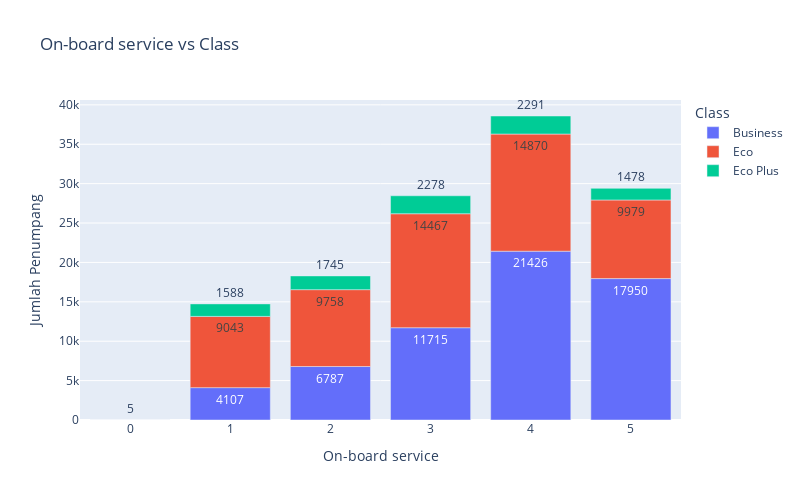

The notebook cell saved with this chart:
### Code cell
df_board = df_merge.groupby(['On-board service', 'Class']).size().reset_index(name='Jumlah')

fig_bar_board = px.bar(df_board, x='On-board service', y='Jumlah', color='Class', title='On-board service vs Class', 
                      labels={'On-board service': 'On-board service', 'Jumlah': 'Jumlah Penumpang'}, text='Jumlah')
fig_bar_board.update_layout(width=800, height=500)
fig_bar_board.show()

### Figure 1 — Plotly figure (JSON) as saved in the notebook; plotly's stock layout.template omitted (floating-point values rounded to 4 significant figures)
{"data": [{"alignmentgroup": "True", "hovertemplate": "Class=Business<br>On-board service=%{x}<br>Jumlah Penumpang=%{text}<extra></extra>", "legendgroup": "Business", "marker": {"color": "#636efa", "pattern": {"shape": ""}}, "name": "Business", "offsetgroup": "Business", "orientation": "v", "showlegend": true, "text": [5, 4107, 6787, 11715, 21426, 17950], "textposition": "auto", "type": "bar", "x": [0, 1, 2, 3, 4, 5], "xaxis": "x", "y": [5, 4107, 6787, 11715, 21426, 17950], "yaxis": "y"}, {"alignmentgroup": "True", "hovertemplate": "Class=Eco<br>On-board service=%{x}<br>Jumlah Penumpang=%{text}<extra></extra>", "legendgroup": "Eco", "marker": {"color": "#EF553B", "pattern": {"shape": ""}}, "name": "Eco", "offsetgroup": "Eco", "orientation": "v", "showlegend": true, "text": [9043, 9758, 14467, 14870, 9979], "textposition": "auto", "type": "bar", "x": [1, 2, 3, 4, 5], "xaxis": "x", "y": [9043, 9758, 14467, 14870, 9979], "yaxis": "y"}, {"alignmentgroup": "True", "hovertemplate": "Class=Eco Plus<br>On-board service=%{x}<br>Jumlah Penumpang=%{text}<extra></extra>", "legendgroup": "Eco Plus", "marker": {"color": "#00cc96", "pattern": {"shape": ""}}, "name": "Eco Plus", "offsetgroup": "Eco Plus", "orientation": "v", "showlegend": true, "text": [1588, 1745, 2278, 2291, 1478], "textposition": "auto", "type": "bar", "x": [1, 2, 3, 4, 5], "xaxis": "x", "y": [1588, 1745, 2278, 2291, 1478], "yaxis": "y"}], "layout": {"barmode": "relative", "height": 500, "legend": {"title": {"text": "Class"}, "tracegroupgap": 0}, "title": {"text": "On-board service vs Class"}, "width": 800, "xaxis": {"anchor": "y", "domain": [0, 1], "title": {"text": "On-board service"}}, "yaxis": {"anchor": "x", "domain": [0, 1], "title": {"text": "Jumlah Penumpang"}}}}
